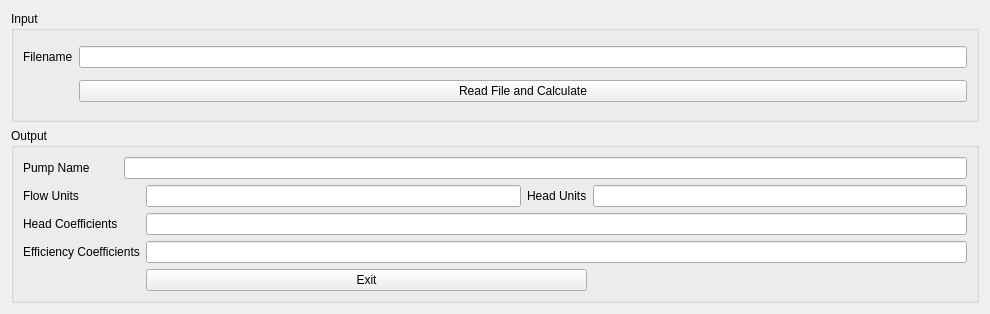
<?xml version="1.0" encoding="UTF-8"?>
<ui version="4.0">
 <class>Form</class>
 <widget class="QWidget" name="Form">
  <property name="geometry">
   <rect>
    <x>0</x>
    <y>0</y>
    <width>990</width>
    <height>314</height>
   </rect>
  </property>
  <property name="windowTitle">
   <string>Form</string>
  </property>
  <layout class="QVBoxLayout" name="verticalLayout">
   <item>
    <widget class="QGroupBox" name="gb_Input">
     <property name="title">
      <string>Input</string>
     </property>
     <layout class="QGridLayout" name="gridLayout">
      <item row="0" column="0">
       <widget class="QLabel" name="lbl_Filename">
        <property name="text">
         <string>Filename</string>
        </property>
       </widget>
      </item>
      <item row="0" column="1">
       <widget class="QLineEdit" name="le_Filename"/>
      </item>
      <item row="1" column="1">
       <widget class="QPushButton" name="FilenamePushButton">
        <property name="text">
         <string>Read File and Calculate</string>
        </property>
       </widget>
      </item>
     </layout>
    </widget>
   </item>
   <item>
    <widget class="QGroupBox" name="Output_groupBox">
     <property name="title">
      <string>Output</string>
     </property>
     <layout class="QGridLayout" name="gridLayout_2">
      <item row="0" column="0">
       <widget class="QLabel" name="label">
        <property name="text">
         <string>Pump Name</string>
        </property>
       </widget>
      </item>
      <item row="0" column="1" colspan="4">
       <widget class="QLineEdit" name="lineEdit_2"/>
      </item>
      <item row="1" column="0">
       <widget class="QLabel" name="label_2">
        <property name="text">
         <string>Flow Units</string>
        </property>
       </widget>
      </item>
      <item row="1" column="2">
       <widget class="QLineEdit" name="lineEdit_3"/>
      </item>
      <item row="1" column="3">
       <widget class="QLabel" name="label_7">
        <property name="text">
         <string>Head Units</string>
        </property>
       </widget>
      </item>
      <item row="1" column="4">
       <widget class="QLineEdit" name="lineEdit_6"/>
      </item>
      <item row="2" column="0">
       <widget class="QLabel" name="label_4">
        <property name="text">
         <string>Head Coefficients</string>
        </property>
       </widget>
      </item>
      <item row="2" column="2" colspan="3">
       <widget class="QLineEdit" name="lineEdit_4"/>
      </item>
      <item row="3" column="0" colspan="2">
       <widget class="QLabel" name="label_3">
        <property name="text">
         <string>Efficiency Coefficients</string>
        </property>
       </widget>
      </item>
      <item row="3" column="2" colspan="3">
       <widget class="QLineEdit" name="lineEdit_5"/>
      </item>
      <item row="4" column="2" colspan="2">
       <widget class="QPushButton" name="ExitPushButton">
        <property name="text">
         <string>Exit</string>
        </property>
       </widget>
      </item>
     </layout>
    </widget>
   </item>
  </layout>
 </widget>
 <resources/>
 <connections/>
</ui>
